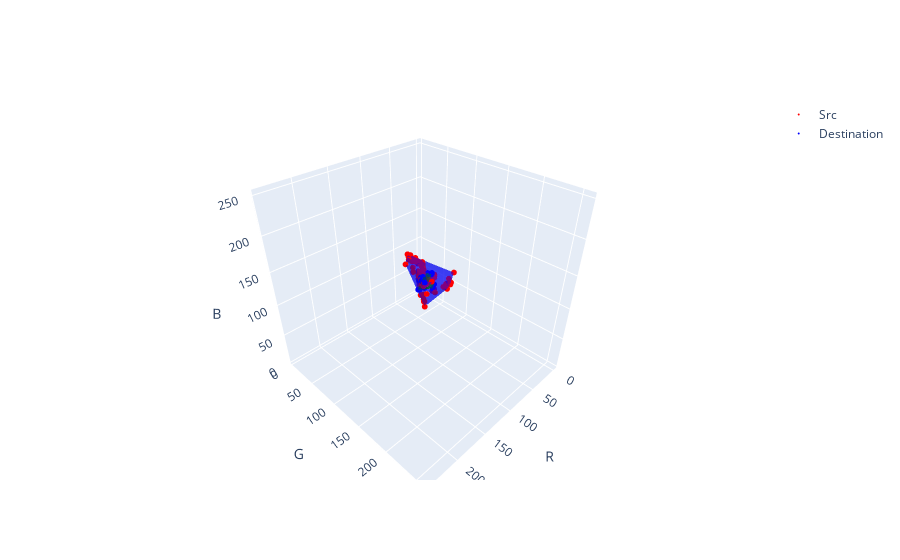

Notebook source saved alongside this figure:
### Code cell
from plotly import graph_objs as go
import numpy as np

fig1 = go.Figure(data=[go.Scatter3d(
    x=R,
    y=G,
    z=B,
    mode='markers',
    marker=dict(
        size= 2,
        color='red',                # set color to an array/list of desired values
        colorscale='Viridis',   # choose a colorscale
        opacity= 1
    )
),go.Scatter3d(
    x=R_h,
    y=G_h,
    z=B_h,
    mode='markers',
    marker=dict(
        size= 2,
        color='blue',                # set color to an array/list of desired values
        colorscale='Viridis',   # choose a colorscale
        opacity=1
    )
),go.Mesh3d(x=R, 
                        y=G, 
                        z=B, 
                        color="blue", 
                        opacity=.5,
                        alphahull=0),go.Mesh3d(x=R_h, 
                        y=G_h, 
                        z=B_h, 
                        color="green", 
                        opacity=.5,
                        alphahull=0)])
fig = go.Figure(data = fig1.data)
fig['data'][0]['name'] = 'Src'
fig['data'][1]['name'] = 'Destination'
fig.update_scenes(
                      xaxis = dict( title_text='R'),
                      yaxis = dict( title_text='G'),
                      zaxis = dict( title_text='B'),
                )
fig.show()
